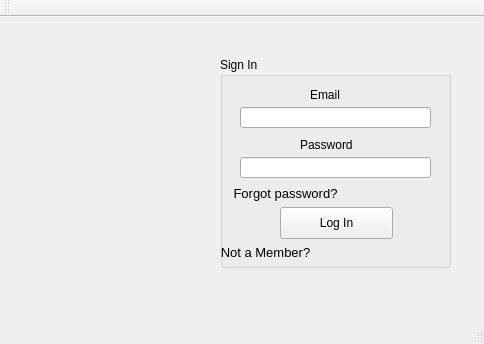
<?xml version="1.0" encoding="UTF-8"?>
<ui version="4.0">
 <class>MainWindow</class>
 <widget class="QMainWindow" name="MainWindow">
  <property name="geometry">
   <rect>
    <x>0</x>
    <y>0</y>
    <width>484</width>
    <height>344</height>
   </rect>
  </property>
  <property name="windowTitle">
   <string>MainWindow</string>
  </property>
  <widget class="QWidget" name="centralWidget">
   <widget class="QGroupBox" name="logIn_signinGroupBox">
    <property name="geometry">
     <rect>
      <x>220</x>
      <y>40</y>
      <width>231</width>
      <height>211</height>
     </rect>
    </property>
    <property name="title">
     <string>Sign In</string>
    </property>
    <widget class="QLabel" name="logIn_emailLabel">
     <property name="geometry">
      <rect>
       <x>90</x>
       <y>30</y>
       <width>59</width>
       <height>16</height>
      </rect>
     </property>
     <property name="text">
      <string>Email</string>
     </property>
    </widget>
    <widget class="QLineEdit" name="logIn_emailLineEdit">
     <property name="geometry">
      <rect>
       <x>20</x>
       <y>50</y>
       <width>191</width>
       <height>21</height>
      </rect>
     </property>
    </widget>
    <widget class="QLabel" name="logIn_pwdLabel">
     <property name="geometry">
      <rect>
       <x>80</x>
       <y>80</y>
       <width>59</width>
       <height>16</height>
      </rect>
     </property>
     <property name="text">
      <string>Password</string>
     </property>
    </widget>
    <widget class="QLineEdit" name="logIn_pwdLineEdit">
     <property name="geometry">
      <rect>
       <x>20</x>
       <y>100</y>
       <width>191</width>
       <height>21</height>
      </rect>
     </property>
     <property name="echoMode">
      <enum>QLineEdit::Password</enum>
     </property>
    </widget>
    <widget class="QPushButton" name="logIn_loginPushButton">
     <property name="geometry">
      <rect>
       <x>60</x>
       <y>150</y>
       <width>113</width>
       <height>32</height>
      </rect>
     </property>
     <property name="text">
      <string>Log In</string>
     </property>
    </widget>
    <widget class="QPushButton" name="logIn_registerPushButton">
     <property name="geometry">
      <rect>
       <x>-20</x>
       <y>180</y>
       <width>131</width>
       <height>31</height>
      </rect>
     </property>
     <property name="font">
      <font>
       <pointsize>10</pointsize>
      </font>
     </property>
     <property name="text">
      <string>Not a Member?</string>
     </property>
     <property name="flat">
      <bool>true</bool>
     </property>
    </widget>
    <widget class="QPushButton" name="logIn_forgetpwdPushButton">
     <property name="geometry">
      <rect>
       <x>0</x>
       <y>120</y>
       <width>131</width>
       <height>32</height>
      </rect>
     </property>
     <property name="font">
      <font>
       <pointsize>10</pointsize>
      </font>
     </property>
     <property name="text">
      <string>Forgot password?</string>
     </property>
     <property name="flat">
      <bool>true</bool>
     </property>
    </widget>
   </widget>
   <widget class="QLabel" name="logIn_picLabel">
    <property name="geometry">
     <rect>
      <x>38</x>
      <y>60</y>
      <width>151</width>
      <height>191</height>
     </rect>
    </property>
    <property name="text">
     <string/>
    </property>
   </widget>
  </widget>
  <widget class="QMenuBar" name="menuBar">
   <property name="geometry">
    <rect>
     <x>0</x>
     <y>0</y>
     <width>484</width>
     <height>22</height>
    </rect>
   </property>
  </widget>
  <widget class="QToolBar" name="mainToolBar">
   <attribute name="toolBarArea">
    <enum>TopToolBarArea</enum>
   </attribute>
   <attribute name="toolBarBreak">
    <bool>false</bool>
   </attribute>
  </widget>
  <widget class="QStatusBar" name="statusBar"/>
 </widget>
 <layoutdefault spacing="6" margin="11"/>
 <resources/>
 <connections/>
</ui>
